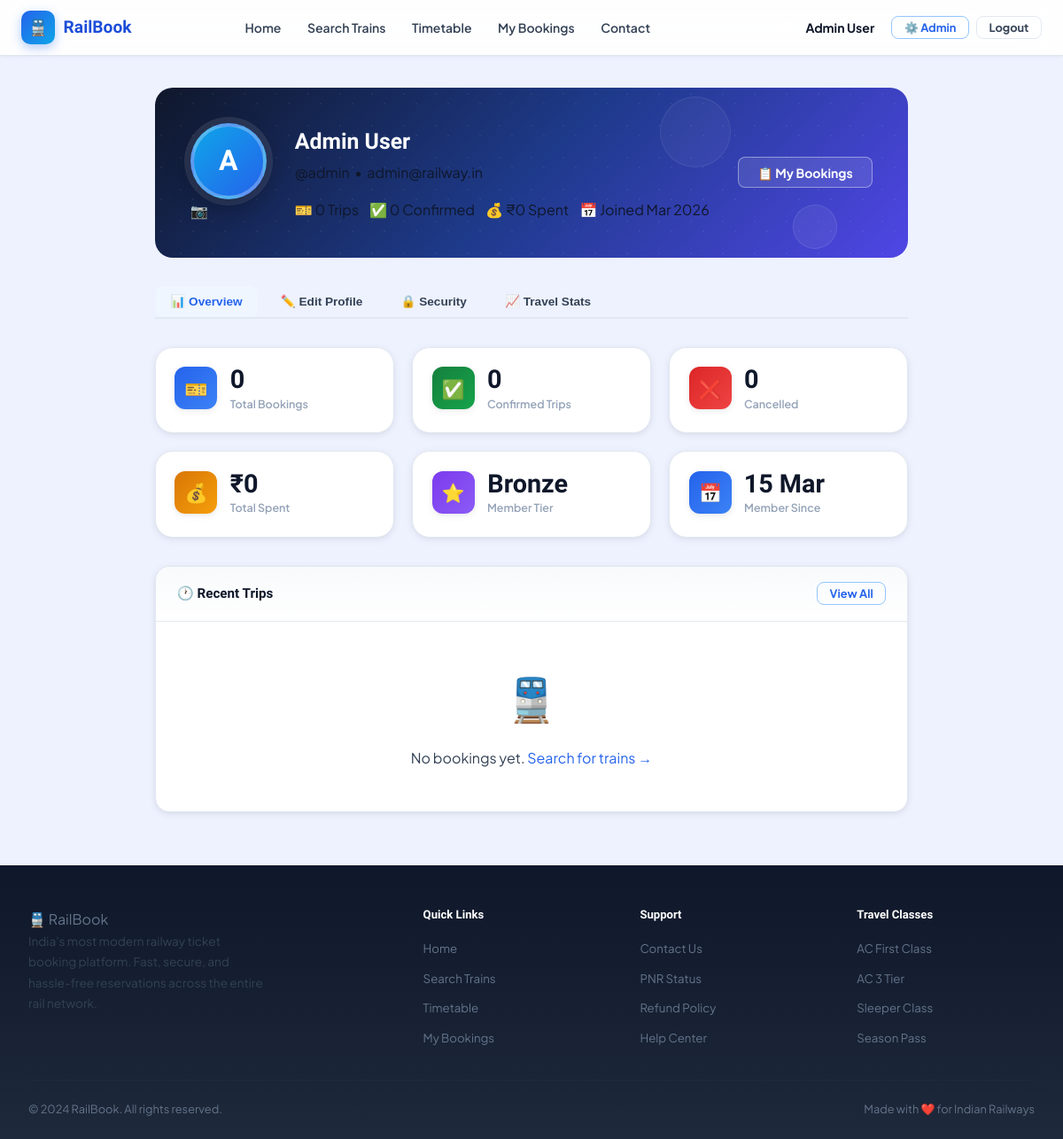
The app's page /profile.php (signed in) with its own data.
### tables this page shows
CREATE TABLE IF NOT EXISTS users (
    id INT AUTO_INCREMENT PRIMARY KEY,
    full_name VARCHAR(100) NOT NULL,
    username VARCHAR(50) NOT NULL UNIQUE,
    email VARCHAR(100) NOT NULL UNIQUE,
    password VARCHAR(255) NOT NULL,
    phone VARCHAR(15),
    role ENUM('user','admin') DEFAULT 'user',
    created_at TIMESTAMP DEFAULT CURRENT_TIMESTAMP
);

### profile.php (the view, shortened to what this page needs)
<?php
$conn   = getDB();
$userId = (int)$_SESSION['user_id'];
$user = $conn->query("SELECT * FROM users WHERE id=$userId")->fetch_assoc();
$totalBookings   = $conn->query("SELECT COUNT(*) FROM bookings WHERE user_id=$userId")->fetch_row()[0];
$confirmedCount  = $conn->query("SELECT COUNT(*) FROM bookings WHERE user_id=$userId AND booking_status='confirmed'")->fetch_row()[0];
$totalSpent      = $conn->query("SELECT COALESCE(SUM(fare),0) FROM bookings WHERE user_id=$userId AND booking_status='confirmed'")->fetch_row()[0];
$cancelledCount  = $conn->query("SELECT COUNT(*) FROM bookings WHERE user_id=$userId AND booking_status='cancelled'")->fetch_row()[0];
$recentBookings  = $conn->query("SELECT b.*,t.train_name,t.train_number,t.departure_time,t.arrival_time FROM bookings b JOIN trains t ON b.train_id=t.id WHERE b.user_id=$userId ORDER BY b.booked_at DESC LIMIT 5")->fetch_all(MYSQLI_ASSOC);
$initials = strtoupper(substr($user['full_name'],0,1));
?>
<!DOCTYPE html>
<html lang="en">
<head>
<link rel="stylesheet" href="assets/css/style.css">
</head>
<body>
<?php include 'includes/navbar.php'; ?>
<div class="page-wrapper">
    <div class="profile-hero">
        <div style="display:flex;align-items:center;gap:2rem;flex-wrap:wrap;position:relative;z-index:1;">
            <div style="position:relative;">
                <div class="profile-avatar"><?= $initials ?></div>
                <div class="profile-avatar-upload" title="Change photo">📷</div>
            </div>
            <div style="flex:1;">
                <div class="profile-name"><?= htmlspecialchars($user['full_name']) ?></div>
                <div class="profile-meta">@<?= htmlspecialchars($user['username']) ?> &nbsp;•&nbsp; <?= htmlspecialchars($user['email']) ?></div>
                <div style="display:flex;gap:0.75rem;margin-top:1rem;flex-wrap:wrap;">
                    <div class="profile-stat-pill">🎫 <?= $totalBookings ?> Trips</div>
                    <div class="profile-stat-pill">✅ <?= $confirmedCount ?> Confirmed</div>
                    <div class="profile-stat-pill">💰 ₹<?= number_format($totalSpent,0) ?> Spent</div>
                    <div class="profile-stat-pill">📅 Joined <?= date('M Y', strtotime($user['created_at'])) ?></div>
                </div>
            </div>
            <a href="my-bookings.php" class="btn btn-outline" style="border-color:rgba(255,255,255,0.4);color:white;background:rgba(255,255,255,0.1);">📋 My Bookings</a>
        </div>
        <div style="position:absolute;top:10px;right:200px;width:80px;height:80px;border-radius:50%;background:rgba(255,255,255,0.04);border:1px solid rgba(255,255,255,0.08);animation:orbFloat 6s ease-in-out infinite;"></div>
        <div style="position:absolute;bottom:10px;right:80px;width:50px;height:50px;border-radius:50%;background:rgba(255,255,255,0.06);border:1px solid rgba(255,255,255,0.1);animation:orbFloat 4s ease-in-out infinite 1s;"></div>
    </div>
    <div style="display:flex;gap:0.5rem;margin-bottom:2rem;border-bottom:2px solid var(--border);padding-bottom:0;">
        <?php $tabs=[['overview','📊 Overview'],['edit','✏️ Edit Profile'],['security','🔒 Security'],['stats','📈 Travel Stats']]; ?>
        <?php foreach($tabs as [$id,$label]): ?>
        <button class="profile-tab <?= $id==='overview'?'active':'' ?>" onclick="switchTab(this,'pane-<?= $id ?>')"><?= $label ?></button>
        <?php endforeach; ?>
    </div>
    <div id="pane-overview">
        <div class="grid-3" style="gap:1.25rem;margin-bottom:2rem;">
            <div class="stat-card"><div class="stat-icon blue">🎫</div><div><div class="stat-value"><?= $totalBookings ?></div><div class="stat-label">Total Bookings</div></div></div>
            <div class="stat-card"><div class="stat-icon green">✅</div><div><div class="stat-value"><?= $confirmedCount ?></div><div class="stat-label">Confirmed Trips</div></div></div>
            <div class="stat-card"><div class="stat-icon red">❌</div><div><div class="stat-value"><?= $cancelledCount ?></div><div class="stat-label">Cancelled</div></div></div>
            <div class="stat-card"><div class="stat-icon amber">💰</div><div><div class="stat-value">₹<?= number_format($totalSpent,0) ?></div><div class="stat-label">Total Spent</div></div></div>
            <div class="stat-card"><div class="stat-icon purple">⭐</div><div><div class="stat-value"><?= $confirmedCount > 10 ? 'Gold' : ($confirmedCount > 3 ? 'Silver' : 'Bronze') ?></div><div class="stat-label">Member Tier</div></div></div>
            <div class="stat-card"><div class="stat-icon blue">📅</div><div><div class="stat-value"><?= date('d M', strtotime($user['created_at'])) ?></div><div class="stat-label">Member Since</div></div></div>
        </div>
        <div class="card mb-3">
            <div class="card-header">🕐 Recent Trips <a href="my-bookings.php" class="btn btn-sm btn-outline">View All</a></div>
            <?php if(empty($recentBookings)): ?>
            <div class="card-body" style="text-align:center;padding:3rem;"><div style="font-size:3rem;margin-bottom:1rem;">🚆</div><p>No bookings yet. <a href="search.php">Search for trains →</a></p></div>
            <?php endif; ?>
        </div>
    </div>
</div>
<?php include 'includes/footer.php'; ?>
</body>
</html>

### records on screen
users: full_name "A", full_name "Admin User", username "admin", email "admin@railway.in", created_at "Mar 2026", created_at "15 Mar"

### other values on screen
$_SESSION['full_name'] "Admin User"
$totalBookings "0"
$confirmedCount "0"
$totalSpent "0"
$label "📊 Overview"
$label "✏️ Edit Profile"
$label "🔒 Security"
$label "📈 Travel Stats"
$cancelledCount "0"
